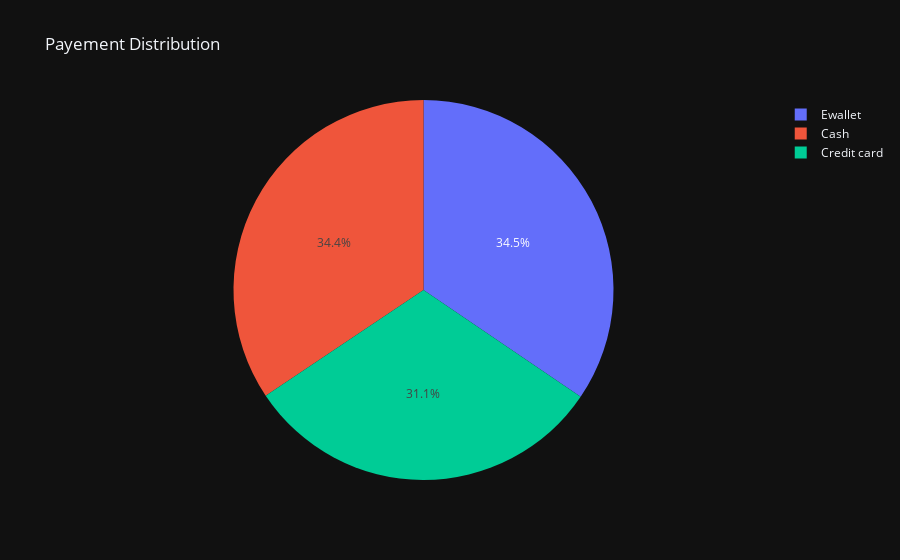

Notebook code for this chart:
### Code cell
# branch distribution
payement_counts = data['Payment'].value_counts()
px.pie(payement_counts,values=payement_counts.values, names=payement_counts.index, title='Payement Distribution')

### Figure 1 — Plotly figure (JSON) as saved in the notebook; plotly's stock layout.template omitted (floating-point values rounded to 4 significant figures)
{"data": [{"domain": {"x": [0.0, 1.0], "y": [0.0, 1.0]}, "hovertemplate": "index=%{label}<br>value=%{value}<extra></extra>", "labels": ["Ewallet", "Cash", "Credit card"], "legendgroup": "", "name": "", "showlegend": true, "values": [345, 344, 311], "type": "pie"}], "layout": {"legend": {"tracegroupgap": 0}, "title": {"text": "Payement Distribution"}}}
